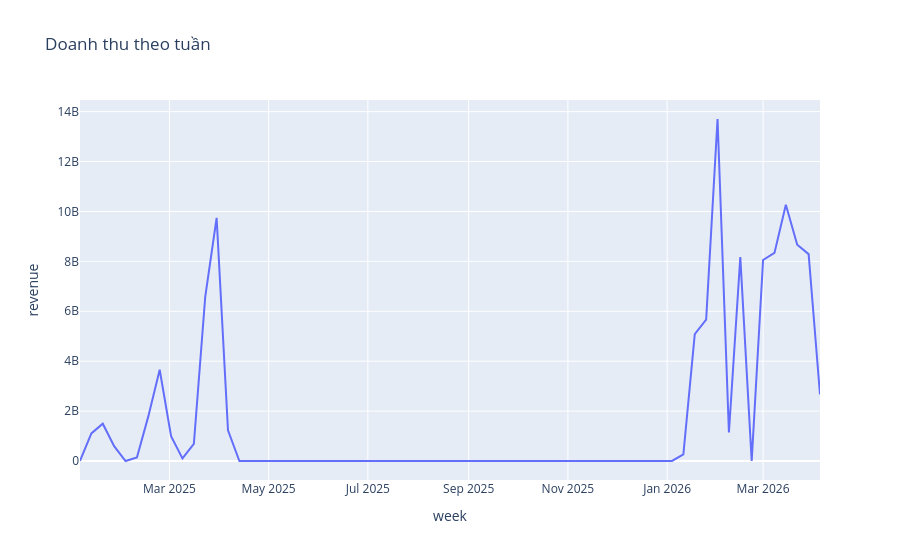

Notebook code for this chart:
### Markdown cell above
## 1.7 EDA

### Code cell
wrev = fact_sales_clean.set_index('order_date').resample('W')['line_total'].sum().reset_index()
wrev.columns = ['week','revenue']
fig = px.line(wrev, x='week', y='revenue', title='Doanh thu theo tuần')
fig.show()
